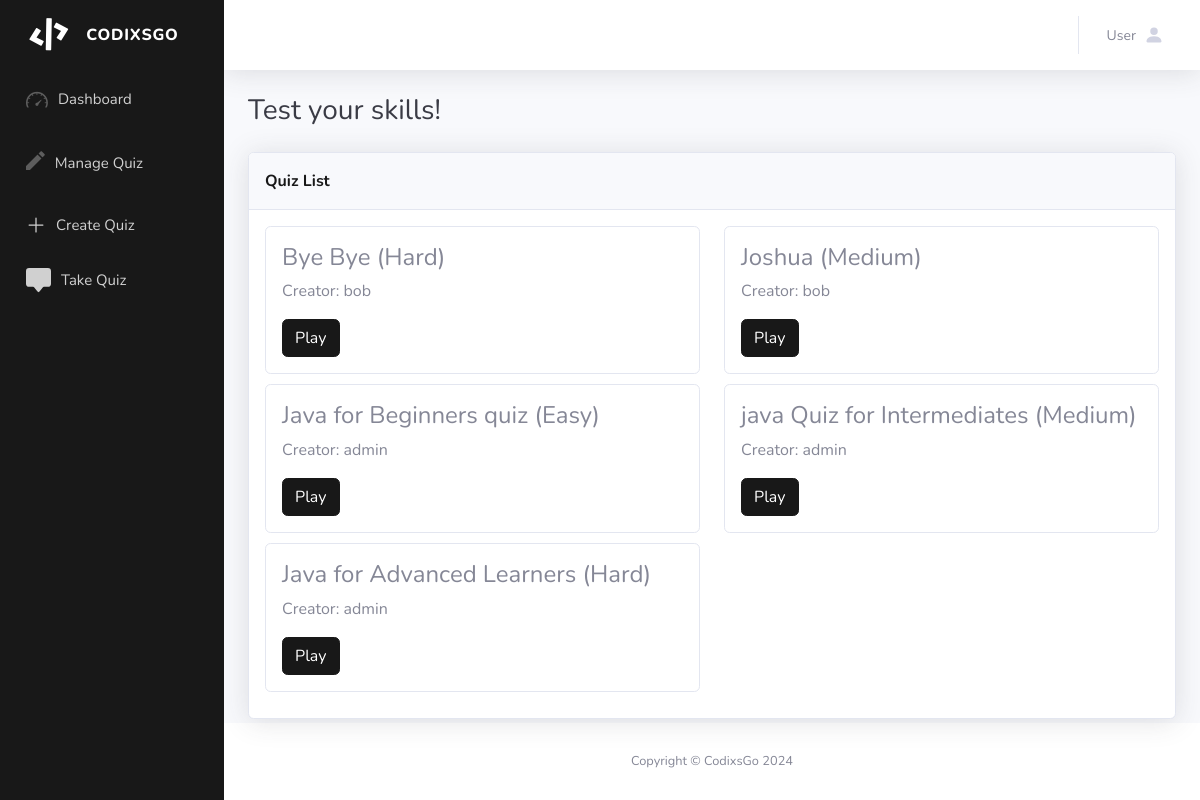
Page /take-quiz.php on the committed database.
### tables this page shows
CREATE TABLE `quiz` (
  `eid` varchar(255) NOT NULL,
  `ID` int(50) NOT NULL,
  `Name` varchar(250) NOT NULL,
  `diff` varchar(255) NOT NULL,
  `quizname` varchar(255) NOT NULL,
  `visibility` varchar(255) NOT NULL
);

### take-quiz.php (the view, shortened to what this page needs)
<!DOCTYPE html>
<html data-bs-theme="light" lang="en">
<head>
    <link rel="stylesheet" href="assets/bootstrap/css/bootstrap.min.css">
    <link rel="stylesheet" href="assets/fonts/fontawesome-all.min.css">
    <link rel="stylesheet" href="assets/fonts/ionicons.min.css">
</head>
<body id="page-top">
    <div id="wrapper">
        <nav class="navbar align-items-start sidebar sidebar-dark accordion bg-gradient-primary p-0 navbar-dark" style="background: #181818;">
            <div class="container-fluid d-flex flex-column p-0"><a class="navbar-brand d-flex justify-content-center align-items-center sidebar-brand m-0" href="#">
                    <div class="sidebar-brand-icon rotate-n-15"><i class="fas fa-code"></i></div>
                    <div class="sidebar-brand-text mx-3"><span>cODIXSGO</span></div>
                </a>
                <ul class="navbar-nav text-light" id="accordionSidebar">
                    <li class="nav-item"><a id="dashboardLink" class="nav-link d-md-flex d-lg-flex d-xl-flex align-items-md-center align-items-lg-center align-items-xl-center" data-bs-target="#offcanvas-1" data-bs-toggle="offcanvas"><i class="icon ion-speedometer d-xl-flex" style="font-size: 25px;margin-right: 10px;margin-left: 10px;"></i><span class="d-xl-flex" style="font-size: 15px;">Dashboard</span></a></li>
                    <li class="nav-item"><a class="nav-link d-md-flex d-lg-flex d-xl-flex align-items-md-center align-items-lg-center align-items-xl-center" href="manage-quiz-user.php"><i class="icon ion-android-create" style="font-size: 25px;margin-right: 10px;margin-left: 10px;"></i><span style="font-size: 15px;">Manage Quiz</span></a></li>
                    <li class="nav-item"><a class="nav-link d-md-flex d-lg-flex d-xl-flex align-items-md-center align-items-lg-center align-items-xl-center" data-bs-target="#modal-1" data-bs-toggle="modal"><span style="font-size: 15px;">Create Quiz</span></a></li>
                    <li class="nav-item"><a class="nav-link d-md-flex d-lg-flex d-xl-flex align-items-md-center align-items-lg-center align-items-xl-center" href="take-quiz.php">
                        <span style="font-size: 15px;">Take Quiz</span></a>
                    </li>
                </ul>
            </div>
        </nav>
        <div class="d-flex flex-column" id="content-wrapper">
            <div id="content">
                <nav class="navbar navbar-expand bg-white shadow mb-4 topbar static-top navbar-light">
                    <div class="container-fluid"><button class="btn btn-link d-md-none rounded-circle me-3" id="sidebarToggleTop" type="button"><i class="fas fa-bars" style="color: #181818;"></i></button>
                        <ul class="navbar-nav flex-nowrap ms-auto">
                            <li class="nav-item dropdown no-arrow">
                                <div class="nav-item dropdown no-arrow"><a class="dropdown-toggle nav-link" aria-expanded="false" data-bs-toggle="dropdown" href="#"><span class="d-none d-lg-inline me-2 text-gray-600 small">User</span><svg xmlns="http://www.w3.org/2000/svg" width="1em" height="1em" fill="currentColor" viewBox="0 0 16 16" class="bi bi-person-fill" style="font-size: 20px;">
                                            <path d="M3 14s-1 0-1-1 1-4 6-4 6 3 6 4-1 1-1 1zm5-6a3 3 0 1 0 0-6 3 3 0 0 0 0 6"></path>
                                        </svg></a>
                                </div>
                            </li>
                        </ul>
                    </div>
                </nav>
                <div class="container-fluid">
                    <h3 class="text-dark mb-4">Test your skills!</h3>
                    <div class="card shadow">
                        <div class="card-header py-3">
                            <p class="text-primary m-0 fw-bold" style="--bs-primary: #181818;--bs-primary-rgb: 24,24,24;">Quiz List</p>
                        </div>
                        <div class="card-body">
                            <div class="row">
                                <?php
                                    $conn = new mysqli('localhost', 'root', '', 'codixs');
                                    if ($conn->connect_error) {
                                        die("Connection failed: " . $conn->connect_error);
                                    } else {
                                        $select = mysqli_query($conn, "SELECT * FROM quiz WHERE visibility = 'Public'");
                                        while ($row = mysqli_fetch_array($select)) {
                                            echo '<div class="col-sm-6 col-xl-6 offset-sm-0 offset-xl-0" style="margin-bottom: 10px;">
                                                <div class="card">
                                                    <div class="card-body">
                                                        <h4 class="card-title">' . $row['quizname'] . ' ('. $row['diff'] .')</h4>
                                                        <p>Creator: ' . $row['Name'] . '</p>
                                                        <button class="btn btn-primary play-btn" type="button" data-quiz-lvl="' . $row['diff'] . '" data-question-id="' . $row['eid'] . '" style="background: #181818;border-color: #181818;">Play</button>
                                                    </div>
                                                </div>
                                            </div>';
                                        }
                                    }
                                ?>
                            </div>
                        </div>
                    </div>
                </div>
            </div>
            <footer class="bg-white sticky-footer">
                <div class="container my-auto">
                    <div class="text-center my-auto copyright"><span>Copyright © CodixsGo 2024</span></div>
                </div>
            </footer>
        </div>
    </div>
</body>
</html>

### rows in the picture
quiz: quizname "Bye Bye", diff "Hard", Name "bob"
quiz: quizname "Joshua", diff "Medium", Name "bob"
quiz: quizname "Java for Beginners quiz", diff "Easy", Name "admin"
quiz: quizname "java Quiz for Intermediates", diff "Medium", Name "admin"
quiz: quizname "Java for Advanced Learners", diff "Hard", Name "admin"
